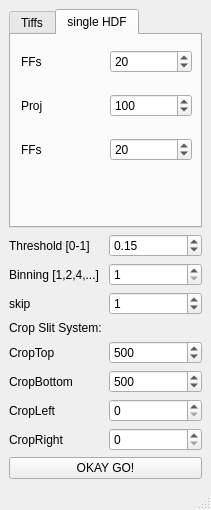
<?xml version="1.0" encoding="UTF-8"?>
<ui version="4.0">
 <class>MainWindow</class>
 <widget class="QMainWindow" name="MainWindow">
  <property name="geometry">
   <rect>
    <x>0</x>
    <y>0</y>
    <width>211</width>
    <height>510</height>
   </rect>
  </property>
  <property name="windowTitle">
   <string>MainWindow</string>
  </property>
  <widget class="QWidget" name="centralwidget">
   <layout class="QGridLayout" name="gridLayout_5">
    <item row="0" column="0">
     <layout class="QVBoxLayout" name="verticalLayout">
      <item>
       <widget class="QTabWidget" name="tabWidget">
        <property name="maximumSize">
         <size>
          <width>200</width>
          <height>16777215</height>
         </size>
        </property>
        <property name="currentIndex">
         <number>1</number>
        </property>
        <widget class="QWidget" name="tab_tiff">
         <attribute name="title">
          <string>Tiffs</string>
         </attribute>
         <widget class="QWidget" name="gridLayoutWidget">
          <property name="geometry">
           <rect>
            <x>10</x>
            <y>0</y>
            <width>225</width>
            <height>141</height>
           </rect>
          </property>
          <layout class="QGridLayout" name="gridLayout">
           <item row="0" column="1">
            <widget class="QSpinBox" name="startNumberProj">
             <property name="maximum">
              <number>100000</number>
             </property>
             <property name="value">
              <number>4</number>
             </property>
            </widget>
           </item>
           <item row="2" column="1">
            <widget class="QSpinBox" name="startNumberFFs">
             <property name="maximum">
              <number>100000</number>
             </property>
             <property name="value">
              <number>1</number>
             </property>
            </widget>
           </item>
           <item row="0" column="0">
            <widget class="QLabel" name="label">
             <property name="text">
              <string>First Projection</string>
             </property>
            </widget>
           </item>
           <item row="1" column="1">
            <widget class="QSpinBox" name="numberProj">
             <property name="maximum">
              <number>1000000</number>
             </property>
             <property name="value">
              <number>121</number>
             </property>
            </widget>
           </item>
           <item row="2" column="0">
            <widget class="QLabel" name="label_3">
             <property name="text">
              <string>First FF</string>
             </property>
            </widget>
           </item>
           <item row="1" column="0">
            <widget class="QLabel" name="label_2">
             <property name="text">
              <string>Number of Projections</string>
             </property>
            </widget>
           </item>
           <item row="3" column="0">
            <widget class="QLabel" name="label_4">
             <property name="text">
              <string>Number of FFs</string>
             </property>
            </widget>
           </item>
           <item row="3" column="1">
            <widget class="QSpinBox" name="numberFFs">
             <property name="maximum">
              <number>100000</number>
             </property>
             <property name="value">
              <number>3</number>
             </property>
            </widget>
           </item>
          </layout>
         </widget>
        </widget>
        <widget class="QWidget" name="tab_hdf">
         <attribute name="title">
          <string>single HDF</string>
         </attribute>
         <widget class="QWidget" name="gridLayoutWidget_4">
          <property name="geometry">
           <rect>
            <x>10</x>
            <y>0</y>
            <width>171</width>
            <height>141</height>
           </rect>
          </property>
          <layout class="QGridLayout" name="gridLayout_4">
           <item row="1" column="1">
            <widget class="QSpinBox" name="HDF_Proj">
             <property name="maximum">
              <number>99999</number>
             </property>
             <property name="value">
              <number>100</number>
             </property>
            </widget>
           </item>
           <item row="2" column="1">
            <widget class="QSpinBox" name="HDF_FF2">
             <property name="maximum">
              <number>99999</number>
             </property>
             <property name="value">
              <number>20</number>
             </property>
            </widget>
           </item>
           <item row="0" column="0">
            <widget class="QLabel" name="label_13">
             <property name="text">
              <string>FFs</string>
             </property>
            </widget>
           </item>
           <item row="0" column="1">
            <widget class="QSpinBox" name="HDF_FF1">
             <property name="maximum">
              <number>99999</number>
             </property>
             <property name="value">
              <number>20</number>
             </property>
            </widget>
           </item>
           <item row="1" column="0">
            <widget class="QLabel" name="label_14">
             <property name="text">
              <string>Proj</string>
             </property>
            </widget>
           </item>
           <item row="2" column="0">
            <widget class="QLabel" name="label_15">
             <property name="text">
              <string>FFs</string>
             </property>
            </widget>
           </item>
          </layout>
         </widget>
        </widget>
       </widget>
      </item>
     </layout>
    </item>
    <item row="1" column="0">
     <layout class="QGridLayout" name="gridLayout_2">
      <item row="0" column="0">
       <widget class="QLabel" name="label_5">
        <property name="text">
         <string>Threshold [0-1]</string>
        </property>
       </widget>
      </item>
      <item row="0" column="1">
       <widget class="QDoubleSpinBox" name="Threshold">
        <property name="maximum">
         <double>1.000000000000000</double>
        </property>
        <property name="singleStep">
         <double>0.050000000000000</double>
        </property>
        <property name="value">
         <double>0.150000000000000</double>
        </property>
       </widget>
      </item>
      <item row="1" column="0">
       <widget class="QLabel" name="label_6">
        <property name="text">
         <string>Binning [1,2,4,...]</string>
        </property>
       </widget>
      </item>
      <item row="1" column="1">
       <widget class="QSpinBox" name="Binning">
        <property name="minimum">
         <number>1</number>
        </property>
       </widget>
      </item>
      <item row="2" column="0">
       <widget class="QLabel" name="label_12">
        <property name="text">
         <string>skip</string>
        </property>
       </widget>
      </item>
      <item row="2" column="1">
       <widget class="QSpinBox" name="skip">
        <property name="maximum">
         <number>10000</number>
        </property>
        <property name="value">
         <number>1</number>
        </property>
       </widget>
      </item>
     </layout>
    </item>
    <item row="2" column="0">
     <layout class="QGridLayout" name="gridLayout_3">
      <item row="3" column="0">
       <widget class="QLabel" name="label_8">
        <property name="text">
         <string>CropBottom</string>
        </property>
       </widget>
      </item>
      <item row="2" column="0">
       <widget class="QLabel" name="label_7">
        <property name="text">
         <string>CropTop</string>
        </property>
       </widget>
      </item>
      <item row="4" column="1">
       <widget class="QSpinBox" name="CropLeft">
        <property name="maximum">
         <number>10000</number>
        </property>
        <property name="value">
         <number>0</number>
        </property>
       </widget>
      </item>
      <item row="4" column="0">
       <widget class="QLabel" name="label_9">
        <property name="text">
         <string>CropLeft</string>
        </property>
       </widget>
      </item>
      <item row="5" column="1">
       <widget class="QSpinBox" name="CropRight">
        <property name="maximum">
         <number>10000</number>
        </property>
        <property name="value">
         <number>0</number>
        </property>
       </widget>
      </item>
      <item row="3" column="1">
       <widget class="QSpinBox" name="CropBottom">
        <property name="maximum">
         <number>10000</number>
        </property>
        <property name="value">
         <number>500</number>
        </property>
       </widget>
      </item>
      <item row="2" column="1">
       <widget class="QSpinBox" name="CropTop">
        <property name="maximum">
         <number>10000</number>
        </property>
        <property name="value">
         <number>500</number>
        </property>
       </widget>
      </item>
      <item row="5" column="0">
       <widget class="QLabel" name="label_10">
        <property name="text">
         <string>CropRight</string>
        </property>
       </widget>
      </item>
      <item row="1" column="0">
       <widget class="QLabel" name="label_11">
        <property name="text">
         <string>Crop Slit System:</string>
        </property>
       </widget>
      </item>
     </layout>
    </item>
    <item row="3" column="0">
     <widget class="QPushButton" name="pushButton">
      <property name="text">
       <string>OKAY GO!</string>
      </property>
     </widget>
    </item>
   </layout>
  </widget>
  <widget class="QMenuBar" name="menubar">
   <property name="geometry">
    <rect>
     <x>0</x>
     <y>0</y>
     <width>211</width>
     <height>23</height>
    </rect>
   </property>
  </widget>
  <widget class="QStatusBar" name="statusbar"/>
 </widget>
 <resources/>
 <connections/>
</ui>
